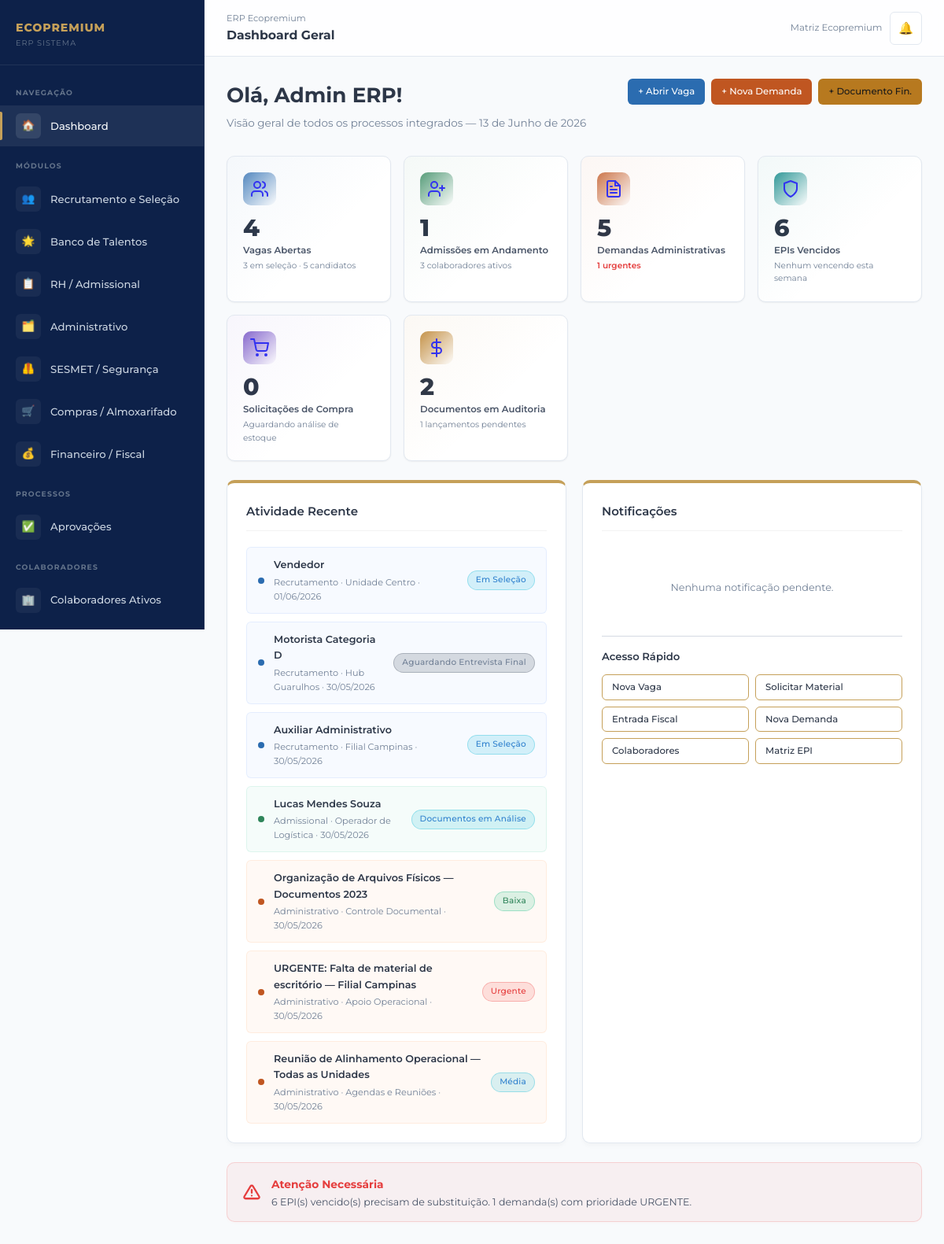
Before: / (signed in) with the older database file.
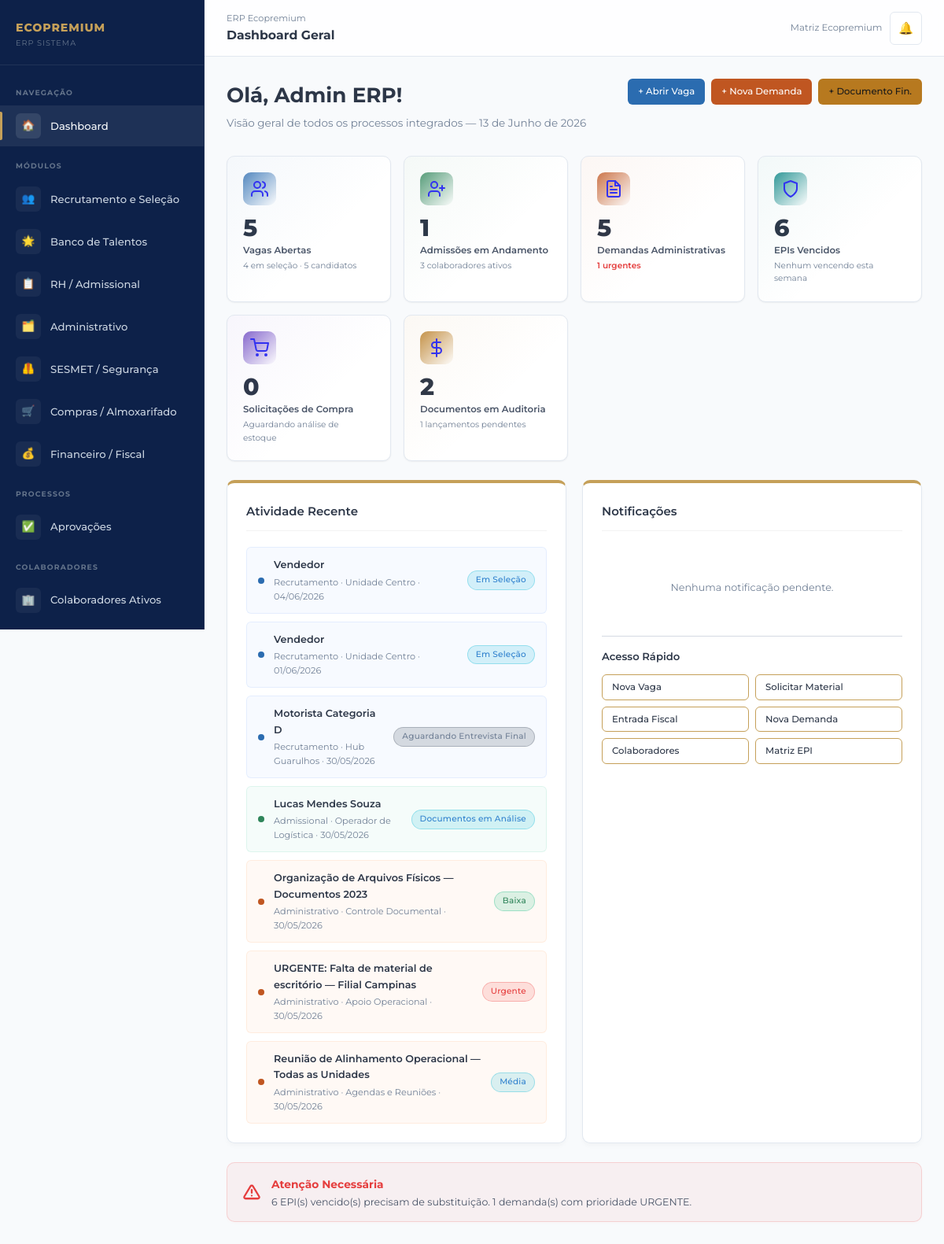
After: the same page with the newer database file.
### recrutamento/models.py (models this page shows, shortened)
class Vaga(models.Model):
    STATUS_CHOICES = [
        ('aguardando_aprovacao', 'Aguardando Aprovação'),
        ('informacoes_incompletas', 'Informações Incompletas'),
        ('em_selecao', 'Em Seleção'),
        ('aguardando_entrevista', 'Aguardando Entrevista Final'),
        ('preenchida', 'Vaga Preenchida'),
        ('cancelada', 'Cancelada'),
    ]
    TIPO_CONTRATACAO = [
        ('clt', 'CLT'),
        ('pj', 'Pessoa Jurídica'),
        ('temporario', 'Temporário'),
        ('estagio', 'Estágio'),
        ('autonomo', 'Autônomo'),
    ]
    nome_vaga = models.CharField(max_length=200, verbose_name='Nome da Vaga')
    quantidade_colaboradores = models.PositiveIntegerField(verbose_name='Quantidade de Colaboradores')
    cidade = models.CharField(max_length=100, verbose_name='Cidade')
    unidade = models.CharField(max_length=100, verbose_name='Unidade')
    perfil_desejado = models.TextField(verbose_name='Perfil Desejado')
    atividades = models.TextField(verbose_name='Atividades da Função')
    horario_trabalho = models.CharField(max_length=100, verbose_name='Horário de Trabalho')
    tipo_contratacao = models.CharField(max_length=20, choices=TIPO_CONTRATACAO, verbose_name='Tipo de Contratação')
    valor_salario = models.DecimalField(max_digits=10, decimal_places=2, verbose_name='Valor/Salário')
    previsao_inicio = models.DateField(verbose_name='Previsão de Início')
    exige_experiencia = models.BooleanField(default=False, verbose_name='Exige Experiência?')
    descricao_experiencia = models.TextField(blank=True, verbose_name='Descrição da Experiência Necessária')
    motivo_solicitacao = models.TextField(verbose_name='Motivo da Solicitação')
    gestor_responsavel = models.CharField(max_length=200, verbose_name='Nome do Gestor Responsável')
    gestor_usuario = models.ForeignKey(User, on_delete=models.SET_NULL, null=True, blank=True,
                                        related_name='vagas_abertas', verbose_name='Usuário Gestor')
    status = models.CharField(max_length=30, choices=STATUS_CHOICES, default='aguardando_aprovacao')
    observacoes = models.TextField(blank=True, verbose_name='Observações')
    criado_em = models.DateTimeField(auto_now_add=True)
    atualizado_em = models.DateTimeField(auto_now=True)
    class Meta:
        verbose_name = 'Vaga'
        verbose_name_plural = 'Vagas'
        ordering = ['-criado_em']

### admissional/models.py (models this page shows, shortened)
class Admissao(models.Model):
    STATUS = [
        ('aguardando_documentos', 'Aguardando Documentos'),
        ('documentos_em_analise', 'Documentos em Análise'),
        ('documentos_pendentes', 'Documentos Pendentes'),
        ('cadastro_sistema', 'Cadastro no Sistema'),
        ('contrato_gerado', 'Contrato Gerado'),
        ('integracao', 'Em Integração'),
        ('epis_entregues', 'EPIs Entregues'),
        ('liberado', 'Liberado para Unidade'),
        ('concluido', 'Concluído'),
    ]
    candidato_nome = models.CharField(max_length=200, verbose_name='Nome do Candidato')
    candidato_email = models.EmailField(verbose_name='E-mail do Candidato')
    candidato_telefone = models.CharField(max_length=20, blank=True)
    vaga_nome = models.CharField(max_length=200, verbose_name='Vaga')
    unidade_destino = models.CharField(max_length=100, verbose_name='Unidade de Destino')
    colaborador = models.OneToOneField(Colaborador, on_delete=models.SET_NULL,
                                        null=True, blank=True, related_name='admissao')
    status = models.CharField(max_length=30, choices=STATUS, default='aguardando_documentos')
    responsavel_rh = models.ForeignKey(User, on_delete=models.SET_NULL, null=True, blank=True,
                                        related_name='admissoes_responsavel')
    observacoes = models.TextField(blank=True)
    criado_em = models.DateTimeField(auto_now_add=True)
    atualizado_em = models.DateTimeField(auto_now=True)
    concluido_em = models.DateTimeField(null=True, blank=True)
    class Meta:
        verbose_name = 'Processo Admissional'
        verbose_name_plural = 'Processos Admissionais'
        ordering = ['-criado_em']

### administrativo/models.py (models this page shows, shortened)
class DemandaAdministrativa(models.Model):
    TIPOS = [
        ('controle_documental', 'Controle Documental'),
        ('contratos', 'Contratos'),
        ('fornecedores', 'Fornecedores'),
        ('reembolsos', 'Reembolsos'),
        ('pagamentos', 'Pagamentos'),
        ('relatorios', 'Relatórios'),
        ('agendas_reunioes', 'Agendas e Reuniões'),
        ('apoio_operacional', 'Apoio Operacional'),
    ]
    STATUS = [
        ('recebida', 'Recebida'),
        ('em_triagem', 'Em Triagem'),
        ('informacoes_incompletas', 'Informações Incompletas'),
        ('em_execucao', 'Em Execução'),
        ('aguardando_ajuste', 'Aguardando Ajuste'),
        ('arquivada', 'Arquivada / Concluída'),
    ]
    PRIORIDADES = [
        ('baixa', 'Baixa'),
        ('media', 'Média'),
        ('alta', 'Alta'),
        ('urgente', 'Urgente'),
    ]
    tipo = models.CharField(max_length=30, choices=TIPOS, verbose_name='Tipo de Demanda')
    titulo = models.CharField(max_length=200, verbose_name='Título')
    descricao = models.TextField(verbose_name='Descrição Detalhada')
    requisitante = models.CharField(max_length=200, verbose_name='Requisitante')
    requisitante_usuario = models.ForeignKey(User, on_delete=models.SET_NULL, null=True, blank=True,
                                              related_name='demandas_solicitadas')
    responsavel = models.ForeignKey(User, on_delete=models.SET_NULL, null=True, blank=True,
                                     related_name='demandas_responsavel', verbose_name='Responsável')
    prioridade = models.CharField(max_length=10, choices=PRIORIDADES, default='media')
    status = models.CharField(max_length=30, choices=STATUS, default='recebida')
    motivo_rejeicao = models.TextField(blank=True, verbose_name='Motivo de Rejeição/Ajuste')
    observacoes = models.TextField(blank=True)
    criado_em = models.DateTimeField(auto_now_add=True)
    atualizado_em = models.DateTimeField(auto_now=True)
    concluido_em = models.DateTimeField(null=True, blank=True)
    class Meta:
        verbose_name = 'Demanda Administrativa'
        verbose_name_plural = 'Demandas Administrativas'
        ordering = ['-criado_em']
    def get_prioridade_color(self):
        cores = {
            'baixa': 'success',
            'media': 'info',
            'alta': 'warning',
            'urgente': 'danger',
        }
        return cores.get(self.prioridade, 'secondary')

### core/views.py (the view)
# urls.py: path('', views.dashboard, name='dashboard'),
@login_required
def dashboard(request):
    hoje = timezone.now().date()
    perfil = None
    try:
        perfil = request.user.perfil
    except Exception:
        pass
    try:
        from django.db.models import F as Fcompras
        vagas_abertas       = Vaga.objects.exclude(status__in=['preenchida', 'cancelada']).count()
        vagas_em_selecao    = Vaga.objects.filter(status='em_selecao').count()
        candidatos_pendentes= Candidato.objects.exclude(etapa_atual__in=['aprovado', 'reprovado', 'desistente']).count()
        admissoes_em_andamento = Admissao.objects.exclude(status__in=['concluido']).count()
        colaboradores_ativos   = Colaborador.objects.filter(status='ativo').count()
        demandas_abertas  = DemandaAdministrativa.objects.exclude(status__in=['arquivada']).count()
        demandas_urgentes = DemandaAdministrativa.objects.filter(
            prioridade='urgente').exclude(status='arquivada').count()
        epis_vencidos    = RegistroEPI.objects.filter(data_validade__lt=hoje, status='ativo').count()
        epis_vencendo_7d = RegistroEPI.objects.filter(
            data_validade__gte=hoje,
            data_validade__lte=hoje + timezone.timedelta(days=7),
            status='ativo').count()
        solicitacoes_pendentes = SolicitacaoMaterial.objects.filter(
            status__in=['pendente', 'em_analise']).count()
        materiais_criticos = Material.objects.filter(
            quantidade_estoque__lte=Fcompras('estoque_minimo')).count()
        docs_em_auditoria    = DocumentoFinanceiro.objects.filter(
            status__in=['recebido', 'em_auditoria']).count()
        lancamentos_pendentes = LancamentoERP.objects.filter(
            status__in=['rascunho', 'em_validacao']).count()
        notificacoes_nao_lidas  = Notificacao.objects.filter(destinatario=request.user, lida=False).count()
        ultimas_notificacoes    = Notificacao.objects.filter(destinatario=request.user).order_by('-criado_em')[:5]
        vagas_recentes    = Vaga.objects.order_by('-criado_em')[:3]
        admissoes_recentes= Admissao.objects.order_by('-criado_em')[:3]
        demandas_recentes = DemandaAdministrativa.objects.order_by('-criado_em')[:3]
    except Exception:
        vagas_abertas = vagas_em_selecao = candidatos_pendentes = 0
        admissoes_em_andamento = colaboradores_ativos = 0
        demandas_abertas = demandas_urgentes = 0
        epis_vencidos = epis_vencendo_7d = 0
        solicitacoes_pendentes = materiais_criticos = 0
        docs_em_auditoria = lancamentos_pendentes = 0
        notificacoes_nao_lidas = 0
        ultimas_notificacoes = []
        vagas_recentes = admissoes_recentes = demandas_recentes = []
    context = {
        'perfil': perfil,
        'vagas_abertas': vagas_abertas,
        'vagas_em_selecao': vagas_em_selecao,
        'candidatos_pendentes': candidatos_pendentes,
        'admissoes_em_andamento': admissoes_em_andamento,
        'colaboradores_ativos': colaboradores_ativos,
        'demandas_abertas': demandas_abertas,
        'demandas_urgentes': demandas_urgentes,
        'epis_vencidos': epis_vencidos,
        'epis_vencendo_7d': epis_vencendo_7d,
        'solicitacoes_pendentes': solicitacoes_pendentes,
        'docs_em_auditoria': docs_em_auditoria,
        'lancamentos_pendentes': lancamentos_pendentes,
        'notificacoes_nao_lidas': notificacoes_nao_lidas,
        'ultimas_notificacoes': ultimas_notificacoes,
        'vagas_recentes': vagas_recentes,
        'admissoes_recentes': admissoes_recentes,
        'demandas_recentes': demandas_recentes,
        'hoje': hoje,
        'modo_demo': _MODO_DEMO,
    }
    return render(request, 'dashboard.html', context)

### templates/dashboard.html (shortened to what the changed rows need)
{% extends 'base.html' %}
{% block content %}
<div class="page-header" style="margin-bottom: 2rem;">
  <div>
    <h1 style="font-size: 1.75rem; font-weight: 700; color: var(--text-primary); margin-bottom: 0.25rem;">Olá, {{ user.get_full_name|default:user.username }}!</h1>
  </div>
</div>
<div class="kpi-grid mb-6">
  <a href="{% url 'lista_vagas' %}" class="kpi-card kpi-mod1 kpi-card-custom" style="text-decoration:none;">
    <div class="kpi-icon" style="opacity: 0.8;">
      <svg width="24" height="24" viewBox="0 0 24 24" fill="none" stroke="currentColor" stroke-width="2" stroke-linecap="round" stroke-linejoin="round"><path d="M16 21v-2a4 4 0 0 0-4-4H6a4 4 0 0 0-4 4v2"/><circle cx="9" cy="7" r="4"/><path d="M22 21v-2a4 4 0 0 0-3-3.87"/><path d="M16 3.13a4 4 0 0 1 0 7.75"/></svg>
    </div>
    <div class="kpi-value">{{ vagas_abertas }}</div>
    <div class="kpi-label" style="font-weight: 600;">Vagas Abertas</div>
    <div class="kpi-sub">{{ vagas_em_selecao }} em seleção · {{ candidatos_pendentes }} candidatos</div>
  </a>
</div>
<div class="grid-2">
  <div class="card" style="border-radius: var(--radius-md); box-shadow: 0 4px 6px -1px rgba(0,0,0,0.03);">
    <div style="display:flex;flex-direction:column;gap:10px; margin-top: 12px;">
      {% for vaga in vagas_recentes %}
      <a href="{% url 'detalhe_vaga' vaga.pk %}" style="text-decoration:none;">
        <div class="activity-item" style="display:flex;align-items:center;gap:12px;padding:12px 14px;background:rgba(59,130,246,0.04);border:1px solid rgba(59,130,246,0.1);border-radius:var(--radius-sm);">
          <div style="width:8px;height:8px;background:var(--mod1-blue);border-radius:50%;flex-shrink:0;"></div>
          <div style="flex:1;">
            <div style="font-size:0.85rem;font-weight:600;color:var(--text-primary);">{{ vaga.nome_vaga }}</div>
            <div style="font-size:0.75rem;color:var(--text-muted); margin-top: 2px;">Recrutamento · {{ vaga.unidade }} · {{ vaga.criado_em|date:"d/m/Y" }}</div>
          </div>
          <span class="badge badge-{% if vaga.status == 'em_selecao' %}info{% elif vaga.status == 'preenchida' %}success{% else %}muted{% endif %}" style="font-weight: 500; font-size: 0.7rem;">{{ vaga.get_status_display }}</span>
        </div>
      </a>
      {% endfor %}
      {% for adm in admissoes_recentes %}
      <a href="{% url 'detalhe_admissao' adm.pk %}" style="text-decoration:none;">
        <div class="activity-item" style="display:flex;align-items:center;gap:12px;padding:12px 14px;background:rgba(16,185,129,0.04);border:1px solid rgba(16,185,129,0.1);border-radius:var(--radius-sm);">
          <div style="width:8px;height:8px;background:var(--mod2-green);border-radius:50%;flex-shrink:0;"></div>
          <div style="flex:1;">
            <div style="font-size:0.85rem;font-weight:600;color:var(--text-primary);">{{ adm.candidato_nome }}</div>
            <div style="font-size:0.75rem;color:var(--text-muted); margin-top: 2px;">Admissional · {{ adm.vaga_nome }} · {{ adm.criado_em|date:"d/m/Y" }}</div>
          </div>
          <span class="badge badge-{% if adm.status == 'concluido' %}success{% elif adm.status == 'documentos_pendentes' %}danger{% else %}info{% endif %}" style="font-weight: 500; font-size: 0.7rem;">{{ adm.get_status_display }}</span>
        </div>
      </a>
      {% endfor %}
      {% for dem in demandas_recentes %}
      <a href="{% url 'detalhe_demanda' dem.pk %}" style="text-decoration:none;">
        <div class="activity-item" style="display:flex;align-items:center;gap:12px;padding:12px 14px;background:rgba(249,115,22,0.04);border:1px solid rgba(249,115,22,0.1);border-radius:var(--radius-sm);">
          <div style="width:8px;height:8px;background:var(--mod3-orange);border-radius:50%;flex-shrink:0;"></div>
          <div style="flex:1;">
            <div style="font-size:0.85rem;font-weight:600;color:var(--text-primary);">{{ dem.titulo }}</div>
            <div style="font-size:0.75rem;color:var(--text-muted); margin-top: 2px;">Administrativo · {{ dem.get_tipo_display }} · {{ dem.criado_em|date:"d/m/Y" }}</div>
          </div>
          <span class="badge badge-{{ dem.get_prioridade_color }}" style="font-weight: 500; font-size: 0.7rem;">{{ dem.get_prioridade_display }}</span>
        </div>
      </a>
      {% endfor %}
    </div>
  </div>
</div>
{% endblock %}

Changed rows visible on the page:
no longer on this page (row unchanged): Vaga: nome_vaga "Auxiliar Administrativo", unidade "Filial Campinas", criado_em "30/05/2026", status "Em Seleção"
added Vaga: nome_vaga "Vendedor", unidade "Unidade Centro", criado_em "04/06/2026", status "Em Seleção"
Other visible differences:
{{ vagas_abertas }}: "4" → "5"
{{ vagas_em_selecao }}: "3" → "4"
